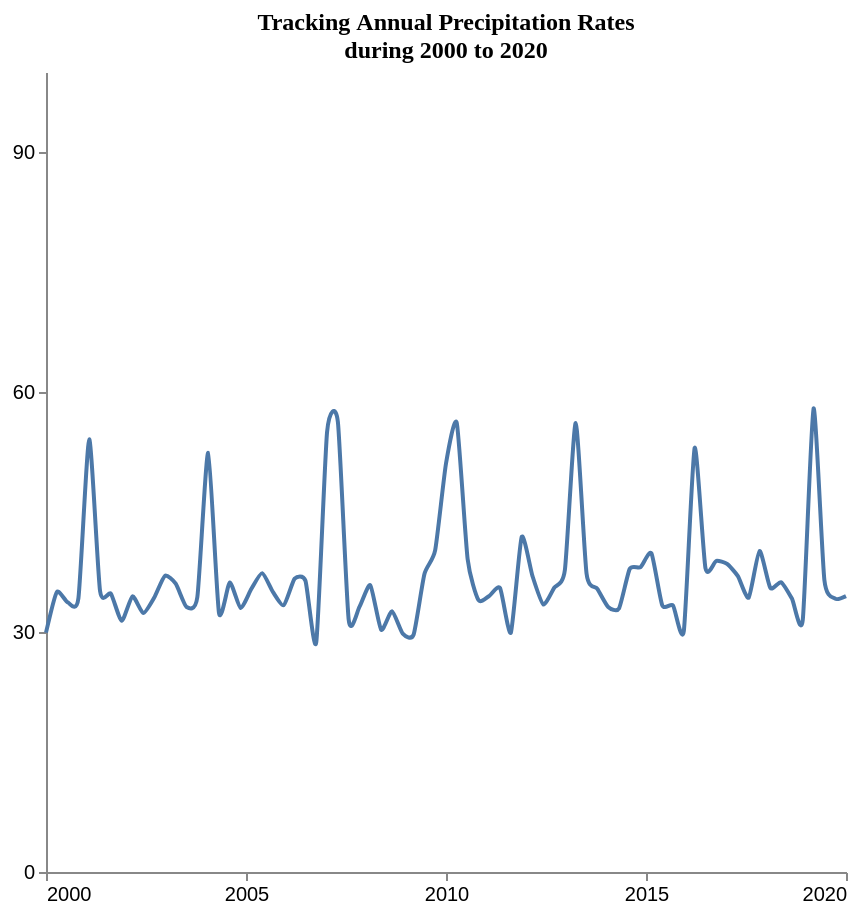

Write the Vega-Lite specification saved for this chart.
### Vega-Lite specification from a JSON file in a GitHub repository (floating-point values rounded to 4 significant figures)
{"$schema": "https://vega.github.io/schema/vega-lite/v5.json", "description": "Pattern: upward", "data": {"values": [{"X": 2000.0, "Y": 29.92}, {"X": 2000.0, "Y": 34.99}, {"X": 2001.0, "Y": 33.72}, {"X": 2001.0, "Y": 34.23}, {"X": 2001.0, "Y": 54.08}, {"X": 2001.0, "Y": 35.12}, {"X": 2002.0, "Y": 34.79}, {"X": 2002.0, "Y": 31.39}, {"X": 2002.0, "Y": 34.45}, {"X": 2002.0, "Y": 32.36}, {"X": 2003.0, "Y": 34.27}, {"X": 2003.0, "Y": 37.02}, {"X": 2003.0, "Y": 36.03}, {"X": 2004.0, "Y": 33.12}, {"X": 2004.0, "Y": 34.38}, {"X": 2004.0, "Y": 52.39}, {"X": 2004.0, "Y": 32.39}, {"X": 2005.0, "Y": 36.19}, {"X": 2005.0, "Y": 33.0}, {"X": 2005.0, "Y": 35.4}, {"X": 2005.0, "Y": 37.36}, {"X": 2006.0, "Y": 34.98}, {"X": 2006.0, "Y": 33.36}, {"X": 2006.0, "Y": 36.66}, {"X": 2006.0, "Y": 36.41}, {"X": 2007.0, "Y": 28.73}, {"X": 2007.0, "Y": 55.01}, {"X": 2007.0, "Y": 56.26}, {"X": 2008.0, "Y": 31.52}, {"X": 2008.0, "Y": 33.15}, {"X": 2008.0, "Y": 35.84}, {"X": 2008.0, "Y": 30.28}, {"X": 2009.0, "Y": 32.59}, {"X": 2009.0, "Y": 29.8}, {"X": 2009.0, "Y": 29.65}, {"X": 2009.0, "Y": 37.22}, {"X": 2010.0, "Y": 40.23}, {"X": 2010.0, "Y": 51.06}, {"X": 2010.0, "Y": 56.11}, {"X": 2011.0, "Y": 39.14}, {"X": 2011.0, "Y": 34.0}, {"X": 2011.0, "Y": 34.51}, {"X": 2011.0, "Y": 35.49}, {"X": 2012.0, "Y": 29.92}, {"X": 2012.0, "Y": 41.88}, {"X": 2012.0, "Y": 36.99}, {"X": 2012.0, "Y": 33.45}, {"X": 2013.0, "Y": 35.52}, {"X": 2013.0, "Y": 37.78}, {"X": 2013.0, "Y": 56.14}, {"X": 2014.0, "Y": 37.32}, {"X": 2014.0, "Y": 35.4}, {"X": 2014.0, "Y": 33.13}, {"X": 2014.0, "Y": 32.93}, {"X": 2015.0, "Y": 37.9}, {"X": 2015.0, "Y": 38.11}, {"X": 2015.0, "Y": 39.84}, {"X": 2015.0, "Y": 33.35}, {"X": 2016.0, "Y": 33.32}, {"X": 2016.0, "Y": 30.14}, {"X": 2016.0, "Y": 53.01}, {"X": 2016.0, "Y": 37.97}, {"X": 2017.0, "Y": 38.9}, {"X": 2017.0, "Y": 38.51}, {"X": 2017.0, "Y": 36.98}, {"X": 2018.0, "Y": 34.3}, {"X": 2018.0, "Y": 40.13}, {"X": 2018.0, "Y": 35.52}, {"X": 2018.0, "Y": 36.23}, {"X": 2019.0, "Y": 34.17}, {"X": 2019.0, "Y": 31.5}, {"X": 2019.0, "Y": 57.94}, {"X": 2019.0, "Y": 36.51}, {"X": 2020.0, "Y": 34.18}, {"X": 2020.0, "Y": 34.49}]}, "mark": {"type": "line", "interpolate": "cardinal", "tension": 0.4}, "encoding": {"x": {"field": "X", "type": "quantitative", "title": "", "axis": {"grid": false, "format": "d", "values": [2000, 2005, 2010, 2015, 2020], "tickSize": 4}, "scale": {"domain": [2000, 2020]}}, "y": {"field": "Y", "type": "quantitative", "title": "", "axis": {"grid": false, "format": "d", "values": [0, 30, 60, 90], "tickSize": 4, "tickOpacity": 1}, "scale": {"domain": [0, 100]}}}, "title": {"text": "Tracking Annual Precipitation Rates^ during 2000 to 2020", "anchor": "middle", "font": "Tahoma", "fontSize": 12}, "config": {"lineBreak": "^", "view": {"stroke": null}}, "height": 400, "width": 400, "autosize": "pad"}
